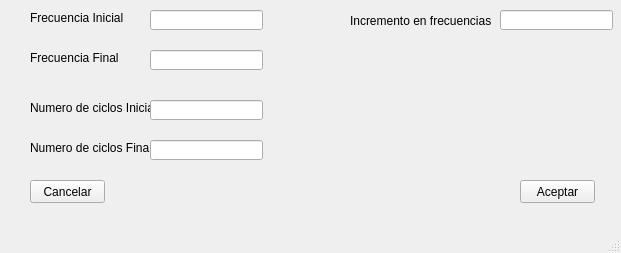
<?xml version="1.0" encoding="UTF-8"?>
<ui version="4.0">
 <class>MainWindow</class>
 <widget class="QMainWindow" name="MainWindow">
  <property name="geometry">
   <rect>
    <x>0</x>
    <y>0</y>
    <width>621</width>
    <height>253</height>
   </rect>
  </property>
  <property name="windowTitle">
   <string>MainWindow</string>
  </property>
  <widget class="QWidget" name="centralwidget">
   <widget class="QLabel" name="label">
    <property name="geometry">
     <rect>
      <x>30</x>
      <y>10</y>
      <width>101</width>
      <height>16</height>
     </rect>
    </property>
    <property name="text">
     <string>Frecuencia Inicial</string>
    </property>
   </widget>
   <widget class="QLineEdit" name="FrecuenciaInicial">
    <property name="geometry">
     <rect>
      <x>150</x>
      <y>10</y>
      <width>113</width>
      <height>20</height>
     </rect>
    </property>
   </widget>
   <widget class="QLabel" name="label_3">
    <property name="geometry">
     <rect>
      <x>30</x>
      <y>50</y>
      <width>101</width>
      <height>16</height>
     </rect>
    </property>
    <property name="text">
     <string>Frecuencia Final</string>
    </property>
   </widget>
   <widget class="QLineEdit" name="FrecuenciaFinal">
    <property name="geometry">
     <rect>
      <x>150</x>
      <y>50</y>
      <width>113</width>
      <height>20</height>
     </rect>
    </property>
   </widget>
   <widget class="QLabel" name="label_4">
    <property name="geometry">
     <rect>
      <x>30</x>
      <y>100</y>
      <width>121</width>
      <height>16</height>
     </rect>
    </property>
    <property name="text">
     <string>Numero de ciclos Inicial</string>
    </property>
   </widget>
   <widget class="QLabel" name="label_5">
    <property name="geometry">
     <rect>
      <x>30</x>
      <y>140</y>
      <width>121</width>
      <height>16</height>
     </rect>
    </property>
    <property name="text">
     <string>Numero de ciclos Final</string>
    </property>
   </widget>
   <widget class="QLineEdit" name="CicloInicial">
    <property name="geometry">
     <rect>
      <x>150</x>
      <y>100</y>
      <width>113</width>
      <height>20</height>
     </rect>
    </property>
   </widget>
   <widget class="QLineEdit" name="CiclosFinal">
    <property name="geometry">
     <rect>
      <x>150</x>
      <y>140</y>
      <width>113</width>
      <height>20</height>
     </rect>
    </property>
   </widget>
   <widget class="QLabel" name="label_2">
    <property name="geometry">
     <rect>
      <x>350</x>
      <y>10</y>
      <width>141</width>
      <height>21</height>
     </rect>
    </property>
    <property name="text">
     <string>Incremento en frecuencias</string>
    </property>
   </widget>
   <widget class="QLineEdit" name="IncrementoFrecuencias">
    <property name="geometry">
     <rect>
      <x>500</x>
      <y>10</y>
      <width>113</width>
      <height>20</height>
     </rect>
    </property>
   </widget>
   <widget class="QPushButton" name="Aceptar">
    <property name="geometry">
     <rect>
      <x>520</x>
      <y>180</y>
      <width>75</width>
      <height>23</height>
     </rect>
    </property>
    <property name="text">
     <string>Aceptar</string>
    </property>
   </widget>
   <widget class="QPushButton" name="Cancelar">
    <property name="geometry">
     <rect>
      <x>30</x>
      <y>180</y>
      <width>75</width>
      <height>23</height>
     </rect>
    </property>
    <property name="text">
     <string>Cancelar</string>
    </property>
   </widget>
  </widget>
  <widget class="QMenuBar" name="menubar">
   <property name="geometry">
    <rect>
     <x>0</x>
     <y>0</y>
     <width>621</width>
     <height>21</height>
    </rect>
   </property>
  </widget>
  <widget class="QStatusBar" name="statusbar"/>
 </widget>
 <resources/>
 <connections/>
</ui>
